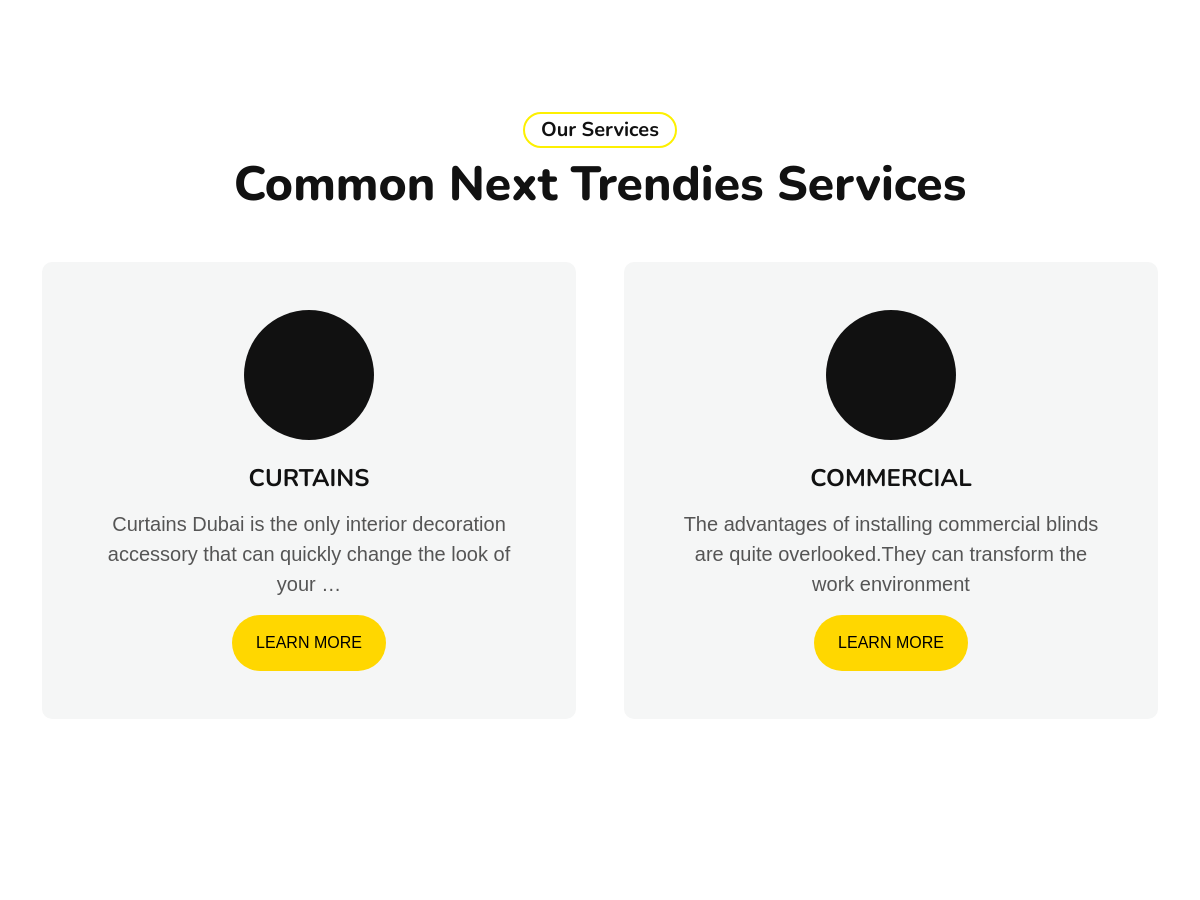
The page /services/ (middle part) on the database as committed earlier.
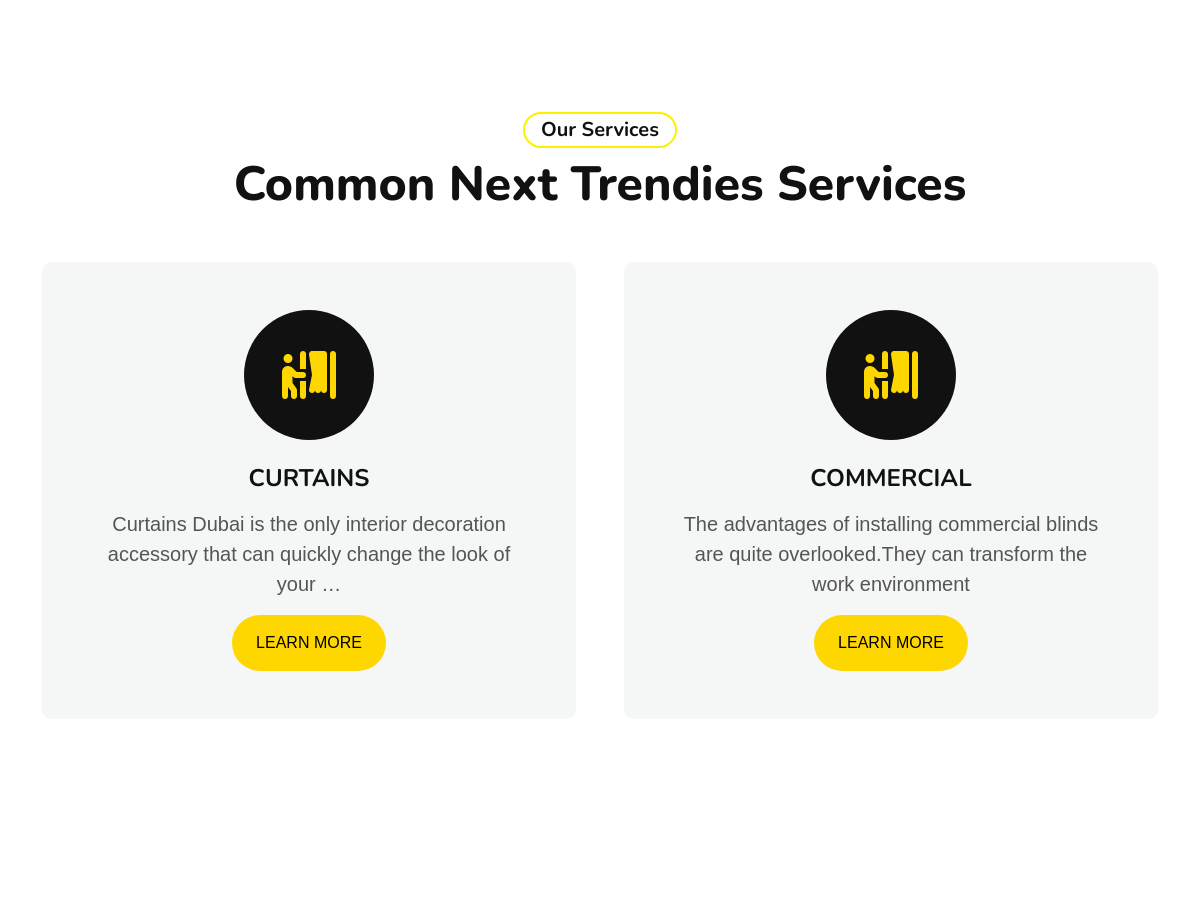
The same page on the database as committed later.
### service/models.py (models this page shows, shortened)
class Services(models.Model):
    name = models.CharField( max_length=50)
    icon = models.CharField(max_length=30)
    created_at = models.DateTimeField( ("created_at"),default=timezone.now)
    description = models.TextField(("description"),max_length=100000,null=True,blank=True)
    slug = models.SlugField(null=True,blank=True)
    class Meta:
        verbose_name = ("Services")
        verbose_name_plural = ("Services")
    def __str__(self):
        return self.name

### service/views.py (the view)
# urls.py: path('services/',include('service.urls')),
def services(request):
    services = Services.objects.all()
    context = {
        'services':services
    }
    return render(request , 'services.html' , context)

### about/about_context.py (called while the page is built)
def about(request):
    about = About.objects.last()
    context = {
        'about':about,
    }
    return context

### products/context.py (called while the page is built)
def nav(request):
    blinds_nav = Blinds.objects.all()
    curtains_nav = Curtains.objects.all()
    context = {
        'blinds_nav':blinds_nav,
        'curtains_nav':curtains_nav
    }
    return context

### service/templates/services.html (shortened to what this page needs)
{% extends "base.html" %}
{% load static %}
{% block body %}
        <div class="container-fluid services py-5">
            <div class="container text-center py-5">
                <div class="text-center mb-5 wow fadeInUp" data-wow-delay=".3s">
                    <h5 class="mb-2 px-3 py-1 text-dark rounded-pill d-inline-block border border-2 border-primary">Our Services</h5>
                    <h1 class="display-5">Common Next Trendies Services</h1>
                </div>
                <div class="row g-5">
                    {% for service in services %}
                    <div class="col-xxl-3 col-lg-6 col-md-6 col-sm-12 wow fadeInUp" data-wow-delay=".3s">
                        <div class="bg-light rounded p-5 services-item">
                            <div class="d-flex" style="align-items: center; justify-content: center;">
                                <div class="mb-4 rounded-circle services-inner-icon">
                                    <i class="{{service.icon}} fa-3x text-primary"></i>
                                </div>
                            </div>
                            <h4>{{service}}</h4>
                            <p class="fs-5">{{service.description|safe|truncatewords:31}}</p>
                            <a href="{% url 'service_details' service.slug %}" class="btn btn-primary border-0 rounded-pill px-4 py-3">Learn More</a>
                        </div>
                    </div>
                    {% endfor %}
                </div>
            </div>
        </div>
{% endblock %}

Rows that differ between the two databases and show on the page:
changed Services "CURTAINS": icon "jkjkj" → "fa-solid fa-person-booth" (drawn)
changed Services "COMMERCIAL": icon "hjhj" → "fa-solid fa-person-booth" (drawn)
